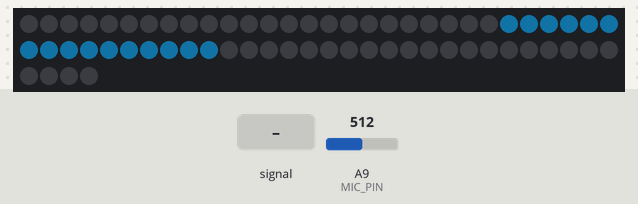
Recording of a sketch running on a simulated Arduino Mega 2560, built with avr-gcc and run on an emulated ATmega2560. On the bench: 64 RGB LEDs in strip order, left to right, continuing on the next row. The inputs (shaded band) are chosen by the test bench; at power-on: A9 (MIC_PIN) = 512. Dim RGB values are drawn brighter than linear.

Above: at 1.2 s.
1.3 s: A9 (MIC_PIN) fed a 200 Hz sine of ±81 counts around its level
At 2.18 s:
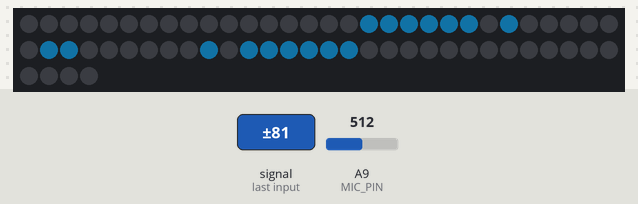
2.8 s: A9 (MIC_PIN) set to 716
At 3.7 s:
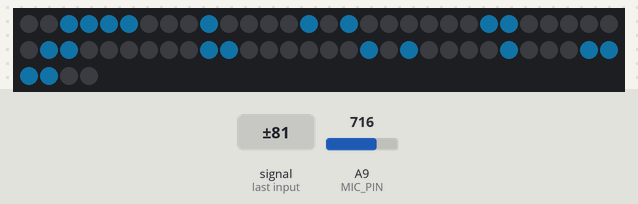
Timing chart, 0 to 5.8 s (numbered marks = the images above; inputs shaded):
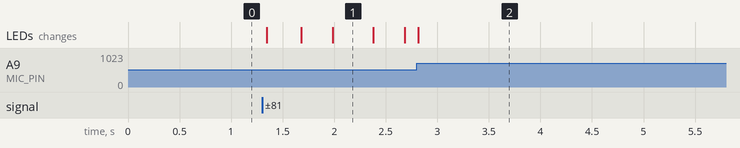

Measured:
- after the input at 1.3 s, the LEDs: change at once (image 1)
- after the input at 2.8 s, the LEDs: change at once (image 2)

The sketch:

8x8_Mouth_Code.ino
```cpp
#include <Adafruit_NeoPixel.h>
#ifdef __AVR__
  #include <avr/power.h>
#endif

// Which pin on the Flora is connected to the NeoPixels?
#define LED_PIN    6  // NeoPixels attached to pin 6
#define MIC_PIN   A9  // Microphone is attached to this analog pin
#define DC_OFFSET  0  // DC offset in mic signal - leave 0 fo the moment
#define NOISE     10  // Noise/hum/interference in mic signal

#define MIN(a,b) (((a)<(b))?(a):(b))
#define MAX(a,b) (((a)>(b))?(a):(b))

// When we setup the NeoPixel library, we tell it how many pixels, and which pin to use to send signals.
Adafruit_NeoPixel pixels = Adafruit_NeoPixel(64, LED_PIN, NEO_GRB + NEO_KHZ800);

// Arduino Setup function
void setup() {
  analogReference(EXTERNAL);
  pixels.begin();
  pixels.setBrightness(40); //To reduce power consumption
  Serial.begin(9600);
}

void clear() {
  for(int i=0;i<64;i++){
    pixels.setPixelColor(i, pixels.Color(0,0,0));
  }
  pixels.show();
}

void setPixelForColor(int row, int col, uint32_t color) {
  if ((row % 2) == 1){
    pixels.setPixelColor(row*8+(7-col), color);
  } else {
    pixels.setPixelColor(row*8+col, color);
  }
}


/* shape definitions for the mouth movements and the smile (smile comes last)

  when the arrays below are unfolded properly, the shapes look like these on the 8x8 grid ...

  B00000000 B00000000 B00000000 B00111100 B00000000
  B00000000 B00000000 B00111100 B01000010 B00000000
  B00000000 B01111110 B01000010 B10000001 B10000001
  B11111111 B10000001 B10000001 B10000001 B11000011
  B11111111 B10000001 B10000001 B10000001 B01111110
  B00000000 B01111110 B01000010 B10000001 B00111100
  B00000000 B00000000 B00111100 B01000010 B00000000
  B00000000 B00000000 B00000000 B00111100 B00000000

*/

byte mouth[][8] = {{B00000000,B00000000,B00000000,B11111111,B11111111,B00000000,B00000000,B00000000},
                   {B00000000,B00000000,B01111110,B10000001,B10000001,B01111110,B00000000,B00000000},
                   {B00000000,B00111100,B01000010,B10000001,B10000001,B01000010,B00111100,B00000000},
                   {B00111100,B01000010,B10000001,B10000001,B10000001,B10000001,B01000010,B00111100},
                   {B00000000,B00000000,B10000001,B11000011,B01111110,B00111100,B00000000,B00000000}};

// define a mask for fast bit detection
byte mask[] = {1,2,4,8,16,32,64,128};

// function to draw an 8x8 shape
void drawShape(byte shape[], uint32_t color) {
    for(int i=0;i<8;i++) {
      for(int j=0; j<8; j++) {
        if(shape[i] & mask[j]) {
          setPixelForColor(i, j, color);
        }
        else {
          setPixelForColor(i, j, 0);
        }
      }
    }
    pixels.show(); // This sends the updated pixel color to the hardware.
}


/* definitions */
#define POP_COUNT_THRESHOLD 30
#define LOW_NOISE_START 150
#define LOW_NOISE_DELAY_AFTER_POP 50
#define SMILE_FOR_A_WHILE 750
#define MAX_POWER_OFF_TIME 500

// these thresholds will need to be tuned for how close the microphone will be
#define VOL_THRESHOLD_1 25
#define VOL_THRESHOLD_2 40
#define VOL_THRESHOLD_3 60

// global data declarations
typedef enum {LOW_NOISE_B4_POP=0, COUNT_POP=1, LOW_NOISE_AFTER_POP=2} pop_state_type;   // state machine state definitions
int countLowNoise=0,countPop=0;   // counters for the pop state machine
int smileTimer=0;   // timer for the smile when it appears
pop_state_type popState=LOW_NOISE_B4_POP;  // State machine handling 'pop' detection for the smile
int lvl=0;  // Current "dampened" audio level
int powerConserveTimer=MAX_POWER_OFF_TIME;

// State machine function that detects a pop, essentially a period of low noise, a small burst of noise, followed by low noise again
bool handlePopStateChanges(int lvl)
{
    // this boolean returns whether to activate the smile or not
    bool returnSmile=false;

    // check for state changes
    switch(popState) {
      case LOW_NOISE_B4_POP:
        // whilst in this state, count low noise
        if (lvl<VOL_THRESHOLD_1) {
          countLowNoise++;
        }
        else {
          // change to counting pops, if lvl is above VOL_THRESHOLD_1 and low noise count is above threshold
          if ((countLowNoise > LOW_NOISE_START) & (lvl > VOL_THRESHOLD_1)) {
            popState=COUNT_POP;
            countPop=1; // had one count to start
          }

          // reset low noise count
          countLowNoise=0;
        }
        break;

      case COUNT_POP:
        // whilst in this state, increment pop counts
        if (lvl > VOL_THRESHOLD_1) {
          countPop++;
        }

        // change state to after pop counting, if 0>popCount<threshold and its low noise again
        if ((countPop>1) & (countPop<POP_COUNT_THRESHOLD) & (lvl<VOL_THRESHOLD_1)) {
          popState=LOW_NOISE_AFTER_POP;
          countPop=0;
        }
        else {
          // if low noise, revert to start
          if (lvl<VOL_THRESHOLD_1) popState=LOW_NOISE_B4_POP;
        }

        // always reset the low noise count
        countLowNoise=0;
        break;

      case LOW_NOISE_AFTER_POP:
        // whilst in this state, count low noise
        if (lvl<VOL_THRESHOLD_1) {
          countLowNoise++;
          if (countLowNoise>LOW_NOISE_DELAY_AFTER_POP) {
            returnSmile=true;
            countLowNoise=0;
            popState=LOW_NOISE_B4_POP;
          }
        }
        else {
          // back to start
          popState=LOW_NOISE_B4_POP;
          countLowNoise=0;
        }
      break;
    }
    return(returnSmile);
}

// Arduino Loop function
void loop() {
  int rawMicIn;

  rawMicIn   = analogRead(MIC_PIN);                        // Raw reading from mic
  rawMicIn   = abs(rawMicIn - 512 - DC_OFFSET); // Center on zero
  rawMicIn   = (rawMicIn <= NOISE) ? 0 : (rawMicIn - NOISE);             // Remove noise/hum
  lvl = ((lvl * 7) + rawMicIn) >> 3;    // simple dampening of mic input to prevent noise
  //Serial.println(lvl, DEC);

  // look for pop count state changes
  if (handlePopStateChanges(lvl)) smileTimer = SMILE_FOR_A_WHILE;

  // look for a pop to make a smile
  if (smileTimer > 0) {
    drawShape(mouth[4], pixels.Color(28,172,247));
    smileTimer = MAX(0, smileTimer-1);
  }
  else {
    // only display a mouth if not conserving power
    if (powerConserveTimer > 0) {
      // otherwise process talking
      if (lvl<VOL_THRESHOLD_1) {
        // draw the closed mouth shape
        drawShape(mouth[0], pixels.Color(28,172,247));

        // and decrement the power conserve timer if no noise detected for a while
        powerConserveTimer = MAX(0, (powerConserveTimer-1));
      }
      else {
        // higher noise level, so reset the power conserve timer
        powerConserveTimer = MAX_POWER_OFF_TIME;

        // and display mouth shape
        if (lvl<VOL_THRESHOLD_2) {
             drawShape(mouth[1], pixels.Color(28,172,247));
        }
        else {
          if (lvl<VOL_THRESHOLD_3) {
             drawShape(mouth[2], pixels.Color(28,172,247));
          }
          else{
             drawShape(mouth[3], pixels.Color(28,172,247));
          }
        }
      }
    }
    else {
      // turn off the mouth
      clear();

      // look to re-enable the LEDs
      if (lvl > VOL_THRESHOLD_1) {
        powerConserveTimer = MAX_POWER_OFF_TIME;
      }
    }
  }
}
```
